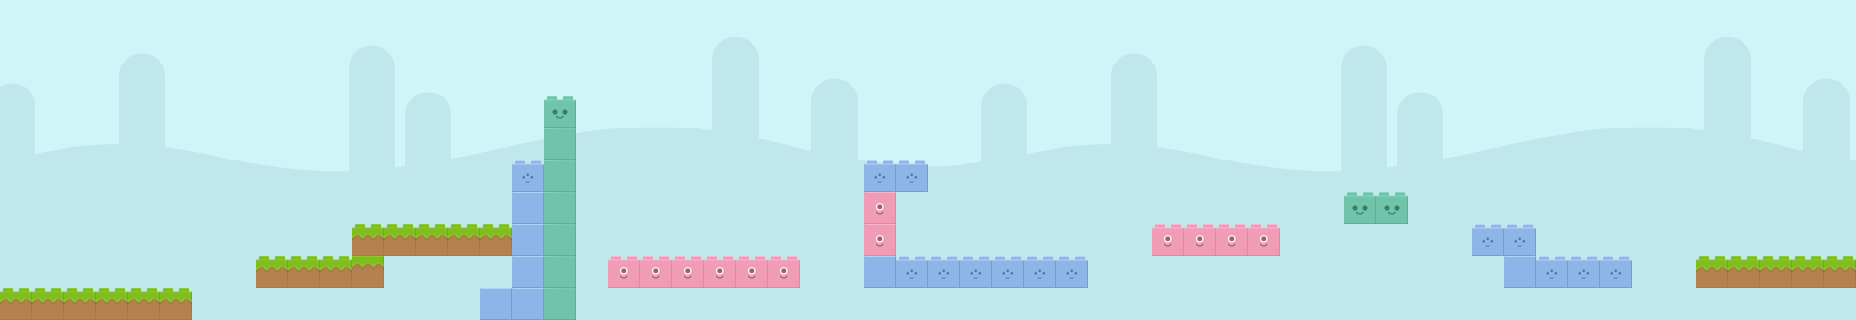

Rendered tile map (Tiled .tmx) drawn with the repository's tilesets; below, a short description and the map source with its tile grids summarised:
An orthogonal 58x10 tile map with 32x32 px tiles, 8 tile layers (background, env, red, blue, ...), 3 tilesets and 4 objects.

<map version="1.0" orientation="orthogonal" renderorder="right-down" width="58" height="10" tilewidth="32" tileheight="32" nextobjectid="32">
 <tileset firstgid="1" name="bricks" tilewidth="32" tileheight="32">
  <tile id="0">
   <image width="32" height="32" source="bricks/brick01.png" />
  </tile>
  <tile id="1">
   <image width="32" height="32" source="bricks/brick01a.png" />
  </tile>
  <tile id="2">
   <image width="32" height="32" source="bricks/brick01b.png" />
  </tile>
  <tile id="3">
   <image width="32" height="32" source="bricks/brick01c.png" />
  </tile>
  <tile id="4">
   <image width="32" height="32" source="bricks/brick02.png" />
  </tile>
  <tile id="5">
   <image width="32" height="32" source="bricks/brick02a.png" />
  </tile>
  <tile id="6">
   <image width="32" height="32" source="bricks/brick02b.png" />
  </tile>
  <tile id="7">
   <image width="32" height="32" source="bricks/brick02c.png" />
  </tile>
  <tile id="8">
   <image width="32" height="32" source="bricks/brick03.png" />
  </tile>
  <tile id="9">
   <image width="32" height="32" source="bricks/brick03b.png" />
  </tile>
  <tile id="10">
   <image width="32" height="32" source="bricks/brick04.png" />
  </tile>
  <tile id="11">
   <image width="32" height="32" source="bricks/brick04b.png" />
  </tile>
  <tile id="12">
   <image width="32" height="32" source="bricks/brick05.png" />
  </tile>
  <tile id="13">
   <image width="32" height="32" source="bricks/brick05b.png" />
  </tile>
  <tile id="14">
   <image width="32" height="32" source="bricks/brick06.png" />
  </tile>
  <tile id="15">
   <image width="32" height="32" source="bricks/brick06b.png" />
  </tile>
  <tile id="16">
   <image width="32" height="32" source="bricks/brick07.png" />
  </tile>
  <tile id="17">
   <image width="32" height="32" source="bricks/brick07b.png" />
  </tile>
  <tile id="18">
   <image width="32" height="32" source="bricks/brick08.png" />
  </tile>
  <tile id="19">
   <image width="32" height="32" source="bricks/brick08b.png" />
  </tile>
  <tile id="20">
   <image width="32" height="32" source="bricks/brick08c.png" />
  </tile>
  <tile id="21">
   <image width="32" height="32" source="bricks/brick08d.png" />
  </tile>
  <tile id="22">
   <image width="32" height="32" source="bricks/brick09.png" />
  </tile>
  <tile id="23">
   <image width="32" height="32" source="bricks/brick09b.png" />
  </tile>
  <tile id="24">
   <image width="32" height="32" source="bricks/brick09c.png" />
  </tile>
  <tile id="25">
   <image width="32" height="32" source="bricks/brick09d.png" />
  </tile>
  <tile id="26">
   <image width="32" height="32" source="bricks/brick10.png" />
  </tile>
  <tile id="27">
   <image width="32" height="32" source="bricks/brick10b.png" />
  </tile>
  <tile id="28">
   <image width="32" height="32" source="bricks/brick10c.png" />
  </tile>
  <tile id="29">
   <image width="32" height="32" source="bricks/brick10d.png" />
  </tile>
 </tileset>
 <tileset firstgid="31" name="background" tilewidth="32" tileheight="32" spacing="1" margin="1">
  <image source="bg_grasslands.png" width="1024" height="512" />
 </tileset>
 <tileset firstgid="496" name="boosts" tilewidth="32" tileheight="32">
  <tile id="0">
   <image width="32" height="32" source="boosts/beige.png" />
  </tile>
  <tile id="1">
   <image width="32" height="32" source="boosts/blue.png" />
  </tile>
  <tile id="2">
   <image width="32" height="32" source="boosts/green.png" />
  </tile>
  <tile id="3">
   <image width="32" height="32" source="boosts/red.png" />
  </tile>
  <tile id="4">
   <image width="32" height="32" source="boosts/yellow.png" />
  </tile>
 </tileset>
 <layer name="background" width="58" height="10">
  <data>[580 cells, 580 non-empty, 310 distinct tile ids]</data>
 </layer>
 <layer name="env" width="58" height="10">
  <data>[580 cells, 0 non-empty, 0 distinct tile ids]</data>
 </layer>
 <layer name="red" width="58" height="10">
  <data>[580 cells, 12 non-empty, 2 distinct tile ids]</data>
 </layer>
 <layer name="blue" width="58" height="10">
  <data>[580 cells, 21 non-empty, 2 distinct tile ids]</data>
 </layer>
 <layer name="green" width="58" height="10">
  <data>[580 cells, 9 non-empty, 2 distinct tile ids]</data>
 </layer>
 <layer name="beige" width="58" height="10">
  <data>[580 cells, 0 non-empty, 0 distinct tile ids]</data>
 </layer>
 <layer name="yellow" width="58" height="10">
  <data>[580 cells, 0 non-empty, 0 distinct tile ids]</data>
 </layer>
 <layer name="normal" width="58" height="10">
  <data>[580 cells, 20 non-empty, 2 distinct tile ids]</data>
 </layer>
 <objectgroup name="player" />
 <objectgroup name="red_boost">
  <object id="29" x="368.667" y="168.667" width="32" height="32">
   <ellipse />
  </object>
 </objectgroup>
 <objectgroup name="blue_boost">
  <object id="28" x="64.6667" y="232.667" width="32" height="32">
   <ellipse />
  </object>
 </objectgroup>
 <objectgroup name="yellow_boost" />
 <objectgroup name="beige_boost" />
 <objectgroup name="final_zone">
  <object id="26" x="1843.5" y="187.333" width="16.5" height="149.917" />
 </objectgroup>
 <objectgroup name="flag">
  <object id="27" x="1836.58" y="227.417" width="32" height="32" />
 </objectgroup>
</map>
